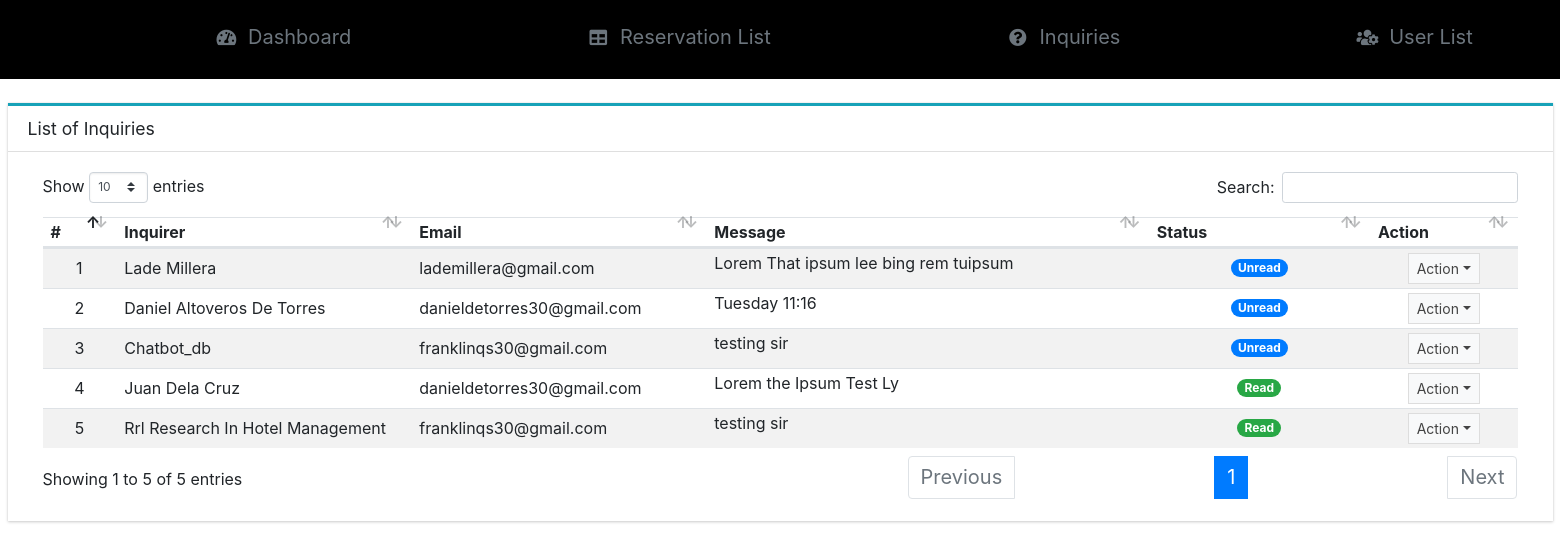
The page /admin/?page=inquiries (signed in) on the database its author committed.
### tables this page shows
CREATE TABLE `message_list` (
  `id` int(30) NOT NULL,
  `fullname` text NOT NULL,
  `contact` text NOT NULL,
  `email` text NOT NULL,
  `message` text NOT NULL,
  `status` tinyint(1) NOT NULL DEFAULT 0,
  `date_created` datetime NOT NULL DEFAULT current_timestamp()
);

### admin/inquiries/index.php (the view, shortened to what this page needs)
<div class="card card-outline card-info rounded-0">
	<div class="card-header">
		<h3 class="card-title">List of Inquiries</h3>
	</div>
	<div class="card-body">
		<div class="container-fluid">
        <div class="container-fluid">
			<table class="table table-hover table-striped">
				<colgroup>
					<col width="5%">
					<col width="20%">
					<col width="20%">
					<col width="30%">
					<col width="15%">
					<col width="10%">
				</colgroup>
				<thead>
					<tr>
						<th>#</th>
						<th>Inquirer</th>
						<th>Email</th>
						<th>Message</th>
						<th>Status</th>
						<th>Action</th>
					</tr>
				</thead>
				<tbody>
					<?php
						$i = 1;
						$qry = $conn->query("SELECT * from `message_list`  order by status asc, unix_timestamp(date_created) desc ");
						while($row = $qry->fetch_assoc()):
					?>
						<tr>
							<td class="text-center"><?php echo $i++; ?></td>
							<td><?php echo ucwords($row['fullname']) ?></td>
							<td><?php echo ($row['email']) ?></td>
							<td class="truncate-1"><?php echo ($row['message']) ?></td>
							<td class="text-center">
								<?php if($row['status'] == 1): ?>
									<span class="badge badge-pill badge-success">Read</span>
								<?php else: ?>
								<span class="badge badge-pill badge-primary">Unread</span>
								<?php endif; ?>
							</td>
							<td align="center">
								 <button type="button" class="btn btn-flat btn-default btn-sm dropdown-toggle dropdown-icon" data-toggle="dropdown">
				                  		Action
				                  </button>
							</td>
						</tr>
					<?php endwhile; ?>
				</tbody>
			</table>
		</div>
		</div>
	</div>
</div>

### rows shown on the page
message_list: fullname "Lade Millera", email "lademillera@gmail.com", message "Lorem That ipsum lee bing rem tuipsum", status "Unread"
message_list: fullname "Daniel Altoveros De Torres", email "danieldetorres30@gmail.com", message "Tuesday 11:16", status "Unread"
message_list: fullname "Chatbot_db", email "franklinqs30@gmail.com", message "testing sir", status "Unread"
message_list: fullname "Juan Dela Cruz", email "danieldetorres30@gmail.com", message "Lorem the Ipsum Test Ly", status "Read"
message_list: fullname "Rrl Research In Hotel Management", email "franklinqs30@gmail.com", message "testing sir", status "Read"
